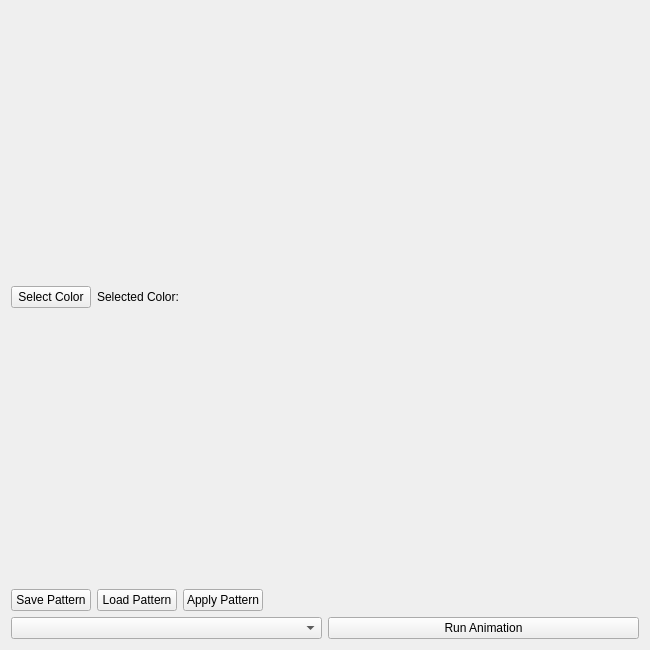
<?xml version="1.0" encoding="UTF-8"?>
<ui version="4.0">
 <class>NeoPixelMatrixControl</class>
 <widget class="QWidget" name="NeoPixelMatrixControl">
  <property name="geometry">
   <rect>
    <x>0</x>
    <y>0</y>
    <width>650</width>
    <height>650</height>
   </rect>
  </property>
  <property name="windowTitle">
   <string>NeoPixel Matrix Control</string>
  </property>
  <layout class="QVBoxLayout" name="verticalLayout">
   <item>
    <layout class="QHBoxLayout" name="top_horizontal_layout">
     <item>
      <widget class="QPushButton" name="color_picker_button">
       <property name="text">
        <string>Select Color</string>
       </property>
      </widget>
     </item>
     <item>
      <widget class="QLabel" name="selected_color_label">
       <property name="text">
        <string>Selected Color:</string>
       </property>
      </widget>
     </item>
     <item>
      <spacer name="horizontal_spacer_top">
       <property name="orientation">
        <enum>Qt::Horizontal</enum>
       </property>
       <property name="sizeHint" stdset="0">
        <size>
         <width>40</width>
         <height>20</height>
        </size>
       </property>
      </spacer>
     </item>
    </layout>
   </item>
   <item>
    <layout class="QGridLayout" name="pixel_grid_layout"/>
   </item>
   <item>
    <layout class="QHBoxLayout" name="bottom_horizontal_layout">
     <item>
      <widget class="QPushButton" name="save_pattern_button">
       <property name="text">
        <string>Save Pattern</string>
       </property>
      </widget>
     </item>
     <item>
      <widget class="QPushButton" name="load_pattern_button">
       <property name="text">
        <string>Load Pattern</string>
       </property>
      </widget>
     </item>
     <item>
      <widget class="QPushButton" name="apply_pattern_button">
       <property name="text">
        <string>Apply Pattern</string>
       </property>
      </widget>
     </item>
     <item>
      <spacer name="horizontal_spacer_bottom">
       <property name="orientation">
        <enum>Qt::Horizontal</enum>
       </property>
       <property name="sizeHint" stdset="0">
        <size>
         <width>40</width>
         <height>20</height>
        </size>
       </property>
      </spacer>
     </item>
    </layout>
   </item>
   <item>
    <layout class="QHBoxLayout" name="animation_layout">
     <item>
      <widget class="QComboBox" name="animation_combobox"/>
     </item>
     <item>
      <widget class="QPushButton" name="run_animation_button">
       <property name="text">
        <string>Run Animation</string>
       </property>
      </widget>
     </item>
    </layout>
   </item>
  </layout>
 </widget>
 <resources/>
 <connections/>
</ui>
